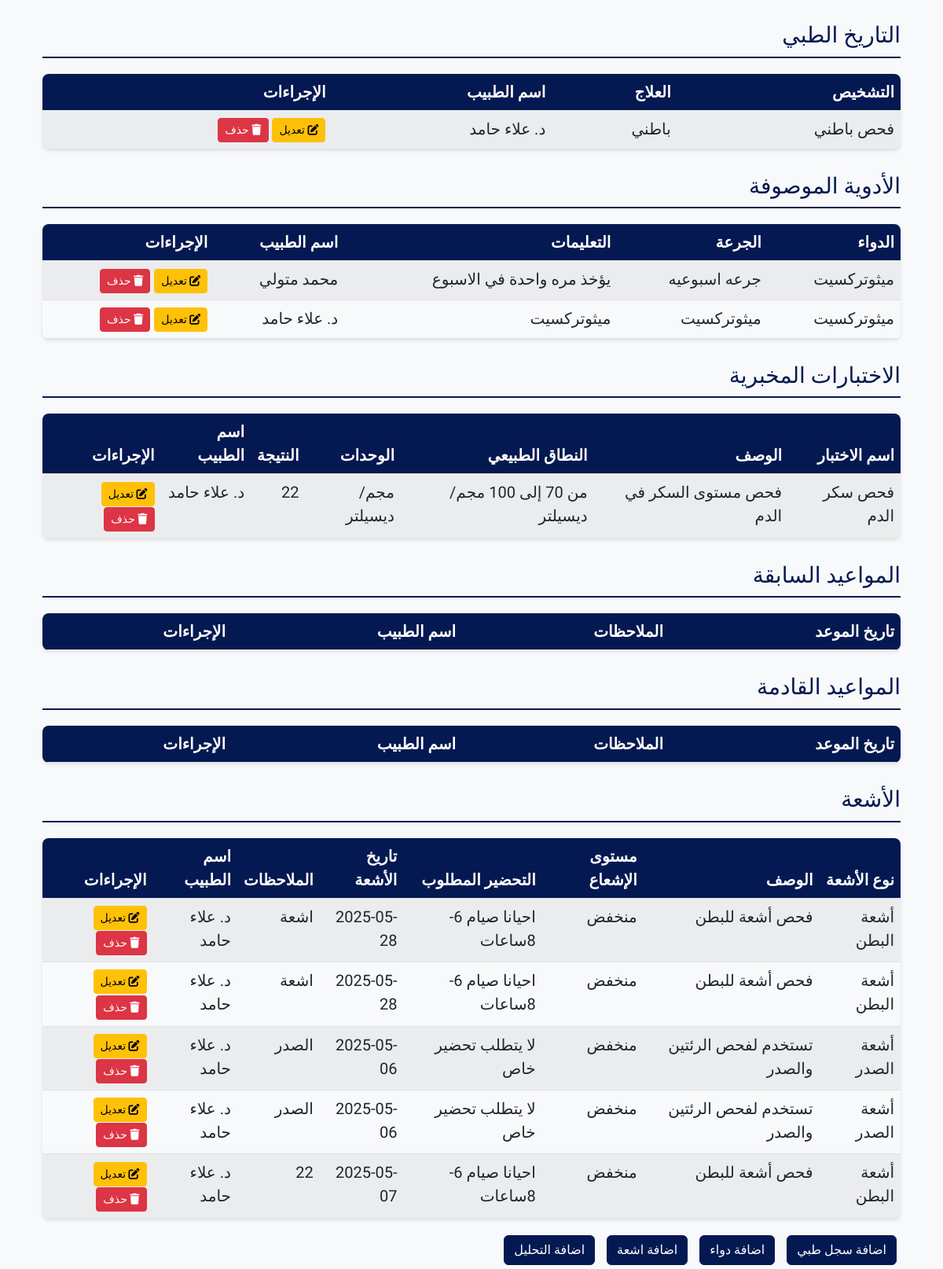
Before: /view_patient.php?patient_id=3 (signed in, lower part) with the older database file.
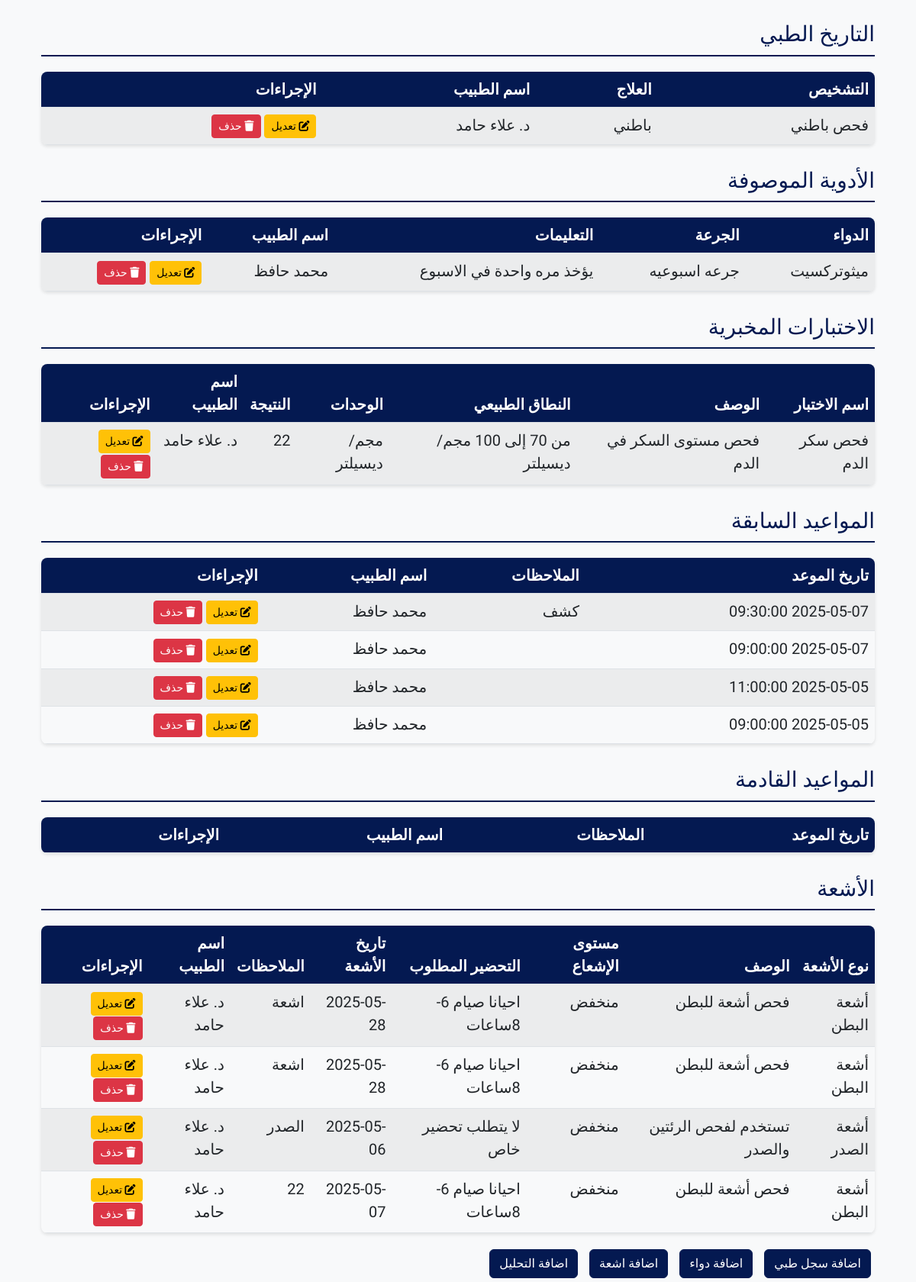
After: the same page with the newer database file.
### tables this page shows
CREATE TABLE `medicalrecords` (
  `record_id` int NOT NULL,
  `patient_id` int DEFAULT NULL,
  `doctor_id` int DEFAULT NULL,
  `diagnosis` text,
  `treatment` text,
  `prescription` text,
  `created_at` timestamp NULL DEFAULT CURRENT_TIMESTAMP,
  `updated_at` datetime DEFAULT NULL
);

CREATE TABLE `doctors` (
  `doctor_id` int NOT NULL,
  `name` varchar(100) NOT NULL,
  `specialty` varchar(100) DEFAULT NULL,
  `contact_number` varchar(20) DEFAULT NULL,
  `email` varchar(100) DEFAULT NULL,
  `hospital_affiliation` varchar(255) DEFAULT NULL,
  `password` varchar(255) NOT NULL,
  `address` varchar(255) NOT NULL,
  `qualification` varchar(255) NOT NULL,
  `experience` int NOT NULL,
  `created_at` timestamp NOT NULL DEFAULT CURRENT_TIMESTAMP,
  `status` enum('active','inactive') NOT NULL DEFAULT 'active',
  `working_hours` text
);

CREATE TABLE `prescriptions` (
  `prescription_id` int NOT NULL,
  `patient_id` int DEFAULT NULL,
  `doctor_id` int DEFAULT NULL,
  `medicine_name` varchar(255) NOT NULL,
  `dosage` varchar(50) NOT NULL,
  `instructions` text,
  `prescribed_date` timestamp NULL DEFAULT CURRENT_TIMESTAMP
);

CREATE TABLE `labtests` (
  `test_id` int NOT NULL,
  `patient_id` int DEFAULT NULL,
  `doctor_id` int DEFAULT NULL,
  `test_date` date NOT NULL,
  `result` text,
  `test_type_id` int NOT NULL,
  `notes` text NOT NULL
);

CREATE TABLE `labtesttypes` (
  `test_type_id` int NOT NULL,
  `test_name` varchar(255) NOT NULL,
  `description` text,
  `normal_range` varchar(255) DEFAULT NULL,
  `unit` varchar(50) DEFAULT NULL
);

CREATE TABLE `patient_xrays` (
  `patient_xray_id` int NOT NULL,
  `patient_id` int NOT NULL,
  `xray_type_id` int NOT NULL,
  `test_date` date NOT NULL,
  `notes` text,
  `doctor_id` int NOT NULL
);

CREATE TABLE `xraytypes` (
  `xray_type_id` int NOT NULL,
  `xray_name` varchar(255) NOT NULL,
  `description` text,
  `radiation_level` varchar(50) DEFAULT NULL,
  `required_preparation` text
);

CREATE TABLE `appointments` (
  `appointment_id` int NOT NULL,
  `patient_id` int DEFAULT NULL,
  `doctor_id` int DEFAULT NULL,
  `appointment_date` datetime NOT NULL,
  `status` enum('pending','Scheduled','Completed','Cancelled') DEFAULT 'Scheduled',
  `notes` text,
  `created_at` timestamp NOT NULL DEFAULT CURRENT_TIMESTAMP
);

### view_patient.php (the view, shortened to what the changed rows need)
<?php
include 'db.php';
$doctor_id = $_SESSION['doctor_id'];
$patient_id = $_GET['patient_id'];
$sql_records = "SELECT m.*, d.name as doctor_name
                FROM medicalrecords m
                LEFT JOIN doctors d ON m.doctor_id = d.doctor_id
                WHERE m.patient_id = ?";
$records_stmt = $conn->prepare($sql_records);
$records_stmt->bind_param("i", $patient_id);
$records_stmt->execute();
$records_result = $records_stmt->get_result();
$sql_prescriptions = "SELECT p.*, d.name as doctor_name
                     FROM prescriptions p
                     LEFT JOIN doctors d ON p.doctor_id = d.doctor_id
                     WHERE p.patient_id = ?";
$prescriptions_stmt = $conn->prepare($sql_prescriptions);
$prescriptions_stmt->bind_param("i", $patient_id);
$prescriptions_stmt->execute();
$prescriptions_result = $prescriptions_stmt->get_result();
$sql_xrays = "SELECT px.*, xt.xray_name, xt.description, xt.radiation_level, xt.required_preparation, d.name as doctor_name
              FROM patient_xrays px
              JOIN xraytypes xt ON px.xray_type_id = xt.xray_type_id
              LEFT JOIN doctors d ON px.doctor_id = d.doctor_id
              WHERE px.patient_id = ?";
$xray_stmt = $conn->prepare($sql_xrays);
$xray_stmt->bind_param("i", $patient_id);
$xray_stmt->execute();
$xray_result = $xray_stmt->get_result();
$sql_past_appointments = "SELECT a.*, d.name as doctor_name
                         FROM appointments a
                         LEFT JOIN doctors d ON a.doctor_id = d.doctor_id
                         WHERE a.patient_id = ?
                         AND a.doctor_id = ?
                         AND a.appointment_date < CURDATE()
                         ORDER BY a.appointment_date DESC";
$past_appointments_stmt = $conn->prepare($sql_past_appointments);
$past_appointments_stmt->bind_param("ii", $patient_id, $doctor_id);
$past_appointments_stmt->execute();
$past_appointments_result = $past_appointments_stmt->get_result();
$sql_labtests = "SELECT l.*, lt.test_name AS test_type, lt.description, lt.normal_range, lt.unit, d.name as doctor_name
                 FROM labtests l
                 JOIN labtesttypes lt ON l.test_type_id = lt.test_type_id
                 LEFT JOIN doctors d ON l.doctor_id = d.doctor_id
                 WHERE l.patient_id = ?";
$labtests_stmt = $conn->prepare($sql_labtests);
$labtests_stmt->bind_param("i", $patient_id);
$labtests_stmt->execute();
$labtests_result = $labtests_stmt->get_result();
?>
<!DOCTYPE html>
<html lang="ar" dir="rtl">
<head>
    <link href="https://cdn.jsdelivr.net/npm/bootstrap@5.2.0-beta1/dist/css/bootstrap.min.css" rel="stylesheet">
    <link href="https://cdnjs.cloudflare.com/ajax/libs/font-awesome/6.0.0-beta3/css/all.min.css" rel="stylesheet">
    <link href="https://unpkg.com/boxicons@2.1.1/css/boxicons.min.css" rel="stylesheet" />
    <link rel="stylesheet" href="css/styles.css" />
</head>
<body class="bg-light">
  <br>
    <br>
    <div class="container mt-5">
  <br>
    <br>
    <div class="container mt-5">
        <table class="table table-striped">
            <thead>
                <tr>
                    <th>التشخيص</th>
                    <th>العلاج</th>
                    <th>اسم الطبيب</th>
                    <th>الإجراءات</th>
                </tr>
            </thead>
            <tbody>
                <?php while($row = $records_result->fetch_assoc()): ?>
                    <tr>
                        <td><?php echo $row['diagnosis']; ?></td>
                        <td><?php echo $row['treatment']; ?></td>
                        <td><?php echo $row['doctor_name']; ?></td>
                        <td>
                            <a href="edit_medical_record.php?id=<?php echo $row['record_id']; ?>&patient_id=<?php echo $patient_id; ?>" class="btn btn-warning btn-sm"><i class="fas fa-edit"></i> تعديل</a>
                            <a href="delete_medical_record.php?id=<?php echo $row['record_id']; ?>&patient_id=<?php echo $patient_id; ?>" class="btn btn-danger btn-sm" onclick="return confirm('هل أنت متأكد من حذف هذا السجل؟')"><i class="fas fa-trash"></i> حذف</a>
                        </td>
                    </tr>
                <?php endwhile; ?>
            </tbody>
        </table>
        <table class="table table-striped">
            <thead>
                <tr>
                    <th>الدواء</th>
                    <th>الجرعة</th>
                    <th>التعليمات</th>
                    <th>اسم الطبيب</th>
                    <th>الإجراءات</th>
                </tr>
            </thead>
            <tbody>
                <?php while($row = $prescriptions_result->fetch_assoc()): ?>
                    <tr>
                        <td><?php echo $row['medicine_name']; ?></td>
                        <td><?php echo $row['dosage']; ?></td>
                        <td><?php echo $row['instructions']; ?></td>
                        <td><?php echo $row['doctor_name']; ?></td>
                        <td>
                            <a href="edit_prescription.php?id=<?php echo $row['prescription_id']; ?>&patient_id=<?php echo $patient_id; ?>" class="btn btn-warning btn-sm"><i class="fas fa-edit"></i> تعديل</a>
                            <a href="delete_prescription.php?id=<?php echo $row['prescription_id']; ?>&patient_id=<?php echo $patient_id; ?>" class="btn btn-danger btn-sm" onclick="return confirm('هل أنت متأكد من حذف هذا الدواء؟')"><i class="fas fa-trash"></i> حذف</a>
                        </td>
                    </tr>
                <?php endwhile; ?>
            </tbody>
        </table>
        <table class="table table-striped">
            <thead>
                <tr>
                    <th>اسم الاختبار</th>
                    <th>الوصف</th>
                    <th>النطاق الطبيعي</th>
                    <th>الوحدات</th>
                    <th>النتيجة</th>
                    <th>اسم الطبيب</th>
                    <th>الإجراءات</th>
                </tr>
            </thead>
            <tbody>
                <?php while($row = $labtests_result->fetch_assoc()): ?>
                    <tr>
                        <td><?php echo $row['test_type']; ?></td>
                        <td><?php echo $row['description']; ?></td>
                        <td><?php echo $row['normal_range']; ?></td>
                        <td><?php echo $row['unit']; ?></td>
                        <td><?php echo $row['result']; ?></td>
                        <td><?php echo $row['doctor_name']; ?></td>
                        <td>
                            <a href="edit_labtest.php?id=<?php echo $row['test_id']; ?>&patient_id=<?php echo $patient_id; ?>" class="btn btn-warning btn-sm"><i class="fas fa-edit"></i> تعديل</a>
                            <a href="delete_labtest.php?id=<?php echo $row['test_id']; ?>&patient_id=<?php echo $patient_id; ?>" class="btn btn-danger btn-sm" onclick="return confirm('هل أنت متأكد من حذف هذا الاختبار؟')"><i class="fas fa-trash"></i> حذف</a>
                        </td>
                    </tr>
                <?php endwhile; ?>
            </tbody>
        </table>
        <table class="table table-striped">
            <thead>
                <tr>
                    <th>تاريخ الموعد</th>
                    <th>الملاحظات</th>
                    <th>اسم الطبيب</th>
                    <th>الإجراءات</th>
                </tr>
            </thead>
            <tbody>
                <?php while($row = $past_appointments_result->fetch_assoc()): ?>
                    <tr>
                        <td><?php echo $row['appointment_date']; ?></td>
                        <td><?php echo $row['notes']; ?></td>
                        <td><?php echo $row['doctor_name']; ?></td>
                        <td>
                            <a href="edit_appointment.php?id=<?php echo $row['appointment_id']; ?>&patient_id=<?php echo $patient_id; ?>" class="btn btn-warning btn-sm"><i class="fas fa-edit"></i> تعديل</a>
                            <a href="delete_appointment.php?id=<?php echo $row['appointment_id']; ?>&patient_id=<?php echo $patient_id; ?>" class="btn btn-danger btn-sm" onclick="return confirm('هل أنت متأكد من حذف هذا الموعد؟')"><i class="fas fa-trash"></i> حذف</a>
                        </td>
                    </tr>
                <?php endwhile; ?>
            </tbody>
        </table>
        <table class="table table-striped">
            <thead>
                <tr>
                    <th>تاريخ الموعد</th>
                    <th>الملاحظات</th>
                    <th>اسم الطبيب</th>
                    <th>الإجراءات</th>
                </tr>
            </thead>
        </table>
        <table class="table table-striped">
            <thead>
                <tr>
                    <th>نوع الأشعة</th>
                    <th>الوصف</th>
                    <th>مستوى الإشعاع</th>
                    <th>التحضير المطلوب</th>
                    <th>تاريخ الأشعة</th>
                    <th>الملاحظات</th>
                    <th>اسم الطبيب</th>
                    <th>الإجراءات</th>
                </tr>
            </thead>
            <tbody>
                <?php while($row = $xray_result->fetch_assoc()): ?>
                    <tr>
                        <td><?php echo $row['xray_name']; ?></td>
                        <td><?php echo $row['description']; ?></td>
                        <td><?php echo $row['radiation_level']; ?></td>
                        <td><?php echo $row['required_preparation']; ?></td>
                        <td><?php echo $row['test_date']; ?></td>
                        <td><?php echo $row['notes']; ?></td>
                        <td><?php echo $row['doctor_name']; ?></td>
                        <td>
                            <a href="edit_xray.php?id=<?php echo $row['patient_xray_id']; ?>&patient_id=<?php echo $patient_id; ?>" class="btn btn-warning btn-sm"><i class="fas fa-edit"></i> تعديل</a>
                            <a href="delete_xray.php?id=<?php echo $row['patient_xray_id']; ?>&patient_id=<?php echo $patient_id; ?>" class="btn btn-danger btn-sm" onclick="return confirm('هل أنت متأكد من حذف هذه الأشعة؟')"><i class="fas fa-trash"></i> حذف</a>
                        </td>
                    </tr>
                <?php endwhile; ?>
            </tbody>
        </table>
    </div>
</body>
</html>

Changed rows visible on the page:
removed prescriptions: medicine_name "ميثوتركسيت", dosage "ميثوتركسيت", instructions "ميثوتركسيت", doctor.name "د. علاء حامد"
removed patient_xrays: xray_type.xray_name "أشعة الصدر", xray_type.description "تستخدم لفحص الرئتين والصدر", xray_type.radiation_level "منخفض", xray_type.required_preparation "لا يتطلب تحضير خاص", test_date "2025-05-06", notes "الصدر", doctor.name "د. علاء حامد"
changed through a linked row, prescriptions "ميثوتركسيت": doctor.name "محمد متولي" → "محمد حافظ"
added appointments: appointment_date "2025-05-07 09:30:00", notes "كشف", doctor.name "محمد حافظ"
added appointments: appointment_date "2025-05-07 09:00:00", doctor.name "محمد حافظ"
added appointments: appointment_date "2025-05-05 11:00:00", doctor.name "محمد حافظ"
added appointments: appointment_date "2025-05-05 09:00:00", doctor.name "محمد حافظ"
